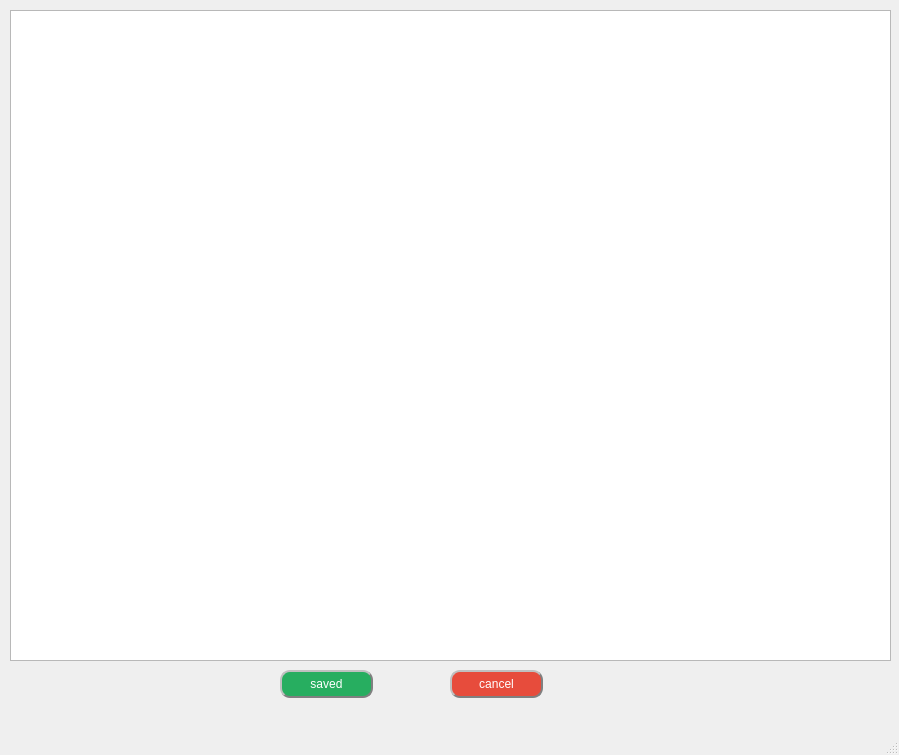
<?xml version="1.0" encoding="UTF-8"?>
<ui version="4.0">
 <class>MainWindow</class>
 <widget class="QMainWindow" name="MainWindow">
  <property name="geometry">
   <rect>
    <x>0</x>
    <y>0</y>
    <width>899</width>
    <height>755</height>
   </rect>
  </property>
  <property name="windowTitle">
   <string>MainWindow</string>
  </property>
  <widget class="QWidget" name="centralwidget">
   <widget class="QPushButton" name="save_file_btn">
    <property name="geometry">
     <rect>
      <x>280</x>
      <y>670</y>
      <width>93</width>
      <height>28</height>
     </rect>
    </property>
    <property name="styleSheet">
     <string notr="true">background-color: rgb(39, 174, 96);
color: rgb(255, 255, 255);
border-radius: 10px;
border: 2px groove gray;
border-style: outset;</string>
    </property>
    <property name="text">
     <string>saved</string>
    </property>
   </widget>
   <widget class="QPushButton" name="cancel_btn">
    <property name="geometry">
     <rect>
      <x>450</x>
      <y>670</y>
      <width>93</width>
      <height>28</height>
     </rect>
    </property>
    <property name="styleSheet">
     <string notr="true">background-color: rgb(231, 76, 60);
color: rgb(255, 255, 255);
border-radius: 10px;
border: 2px groove gray;
border-style: outset;</string>
    </property>
    <property name="text">
     <string>cancel</string>
    </property>
   </widget>
   <widget class="QTextEdit" name="textEdit">
    <property name="geometry">
     <rect>
      <x>10</x>
      <y>10</y>
      <width>881</width>
      <height>651</height>
     </rect>
    </property>
   </widget>
  </widget>
  <widget class="QMenuBar" name="menubar">
   <property name="geometry">
    <rect>
     <x>0</x>
     <y>0</y>
     <width>899</width>
     <height>26</height>
    </rect>
   </property>
  </widget>
  <widget class="QStatusBar" name="statusbar"/>
 </widget>
 <resources/>
 <connections/>
</ui>
